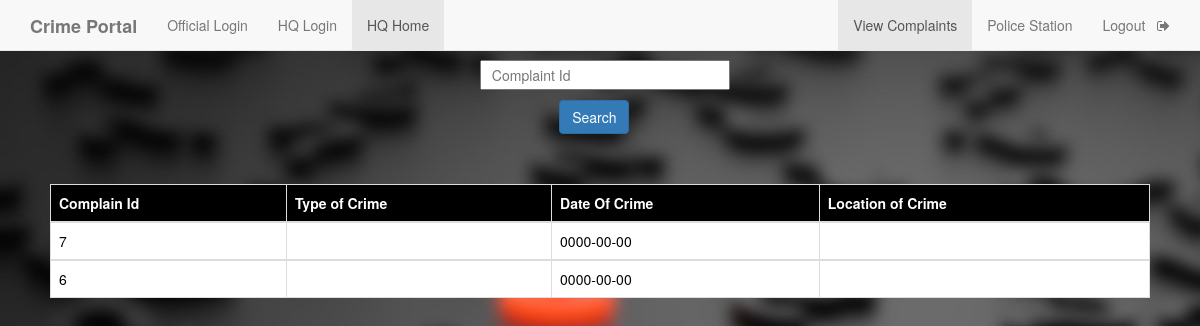
The app's page /headHome1.php (signed in) with its own data.
### tables this page shows
CREATE TABLE `complaint` (
  `c_id` int(11) NOT NULL,
  `a_no` bigint(12) NOT NULL,
  `location` varchar(50) NOT NULL,
  `type_crime` varchar(50) NOT NULL,
  `d_o_c` date NOT NULL,
  `description` varchar(7000) NOT NULL,
  `inc_status` varchar(50) DEFAULT 'Unassigned',
  `pol_status` varchar(50) DEFAULT 'null',
  `p_id` varchar(50) DEFAULT 'Null',
  `images` varchar(255) NOT NULL
);

### headHome1.php (the view, shortened to what this page needs)
<!DOCTYPE html>
<html>
<head>
<?php
    $conn=mysqli_connect("localhost","root","","crime_portal");
    $loc=$_SESSION['loc'];
    $query="select c_id,type_crime,d_o_c,location from complaint where location='$loc' order by c_id desc";
    $result=mysqli_query($conn,$query);
?>
	<link rel="stylesheet" type="text/css" href="https://maxcdn.bootstrapcdn.com/bootstrap/3.3.5/css/bootstrap.min.css">
	<link rel="stylesheet" type="text/css" href="https://maxcdn.bootstrapcdn.com/font-awesome/4.4.0/css/font-awesome.min.css">
</head>
<body style="background-image: url(search1.jpeg);">
	<nav  class="navbar navbar-default navbar-fixed-top">
  <div class="container">
    <div class="navbar-header">
      <a class="navbar-brand" href="home.php"><b>Crime Portal</b></a>
    </div>
    <div id="navbar" class="collapse navbar-collapse">
      <ul class="nav navbar-nav">
        <li ><a href="official_login.php">Official Login</a></li>
        <li ><a href="headlogin.php">HQ Login</a></li>
        <li class="active"><a href="headHome.php">HQ Home</a></li>
      </ul>
      <ul class="nav navbar-nav navbar-right">
        <li class="active" ><a href="headHome.php">View Complaints</a></li>
        <li ><a href="head_view_police_station.php">Police Station</a></li>
        <li><a href="h_logout.php">Logout &nbsp <i class="fa fa-sign-out" aria-hidden="true"></i></a></li>
      </ul>
    </div>
  </div>
 </nav>
 <div>
    <form style="margin-top: 5%; margin-left: 40%;" method="post">
      <input type="text" name="cid" style="width: 250px; height: 30px;" placeholder="&nbsp Complaint Id" id="ciid" onfocusout="f1()" required>
        <div>
      <input class="btn btn-primary" type="submit" value="Search" name="s1" style="margin-top: 10px; margin-left: 11%;">
     </div>
     </form>
 </div>
<div style="padding:50px;">
   <table class="table table-bordered">
       <thead class="thead-dark" style="background-color: black; color:white;">
    <tr>
      <th scope="col">Complain Id</th>
      <th scope="col">Type of Crime</th>
      <th scope="col">Date Of Crime</th>
      <th scope="col">Location of Crime</th>
    </tr>
       </thead>
      <?php
              while($rows=mysqli_fetch_assoc($result)){
             ?>
       <tbody style="background-color: white; color: black;">
    <tr>
      <td><?php echo $rows['c_id']; ?></td>
      <td><?php echo $rows['type_crime']; ?></td>
      <td><?php echo $rows['d_o_c']; ?></td>
      <td><?php echo $rows['location']; ?></td>
    </tr>
       </tbody>
             <?php
}
?>
</table>
 </div>
</body>
</html>

### records on screen
complaint: c_id "7", d_o_c "0000-00-00"
complaint: c_id "6", d_o_c "0000-00-00"
